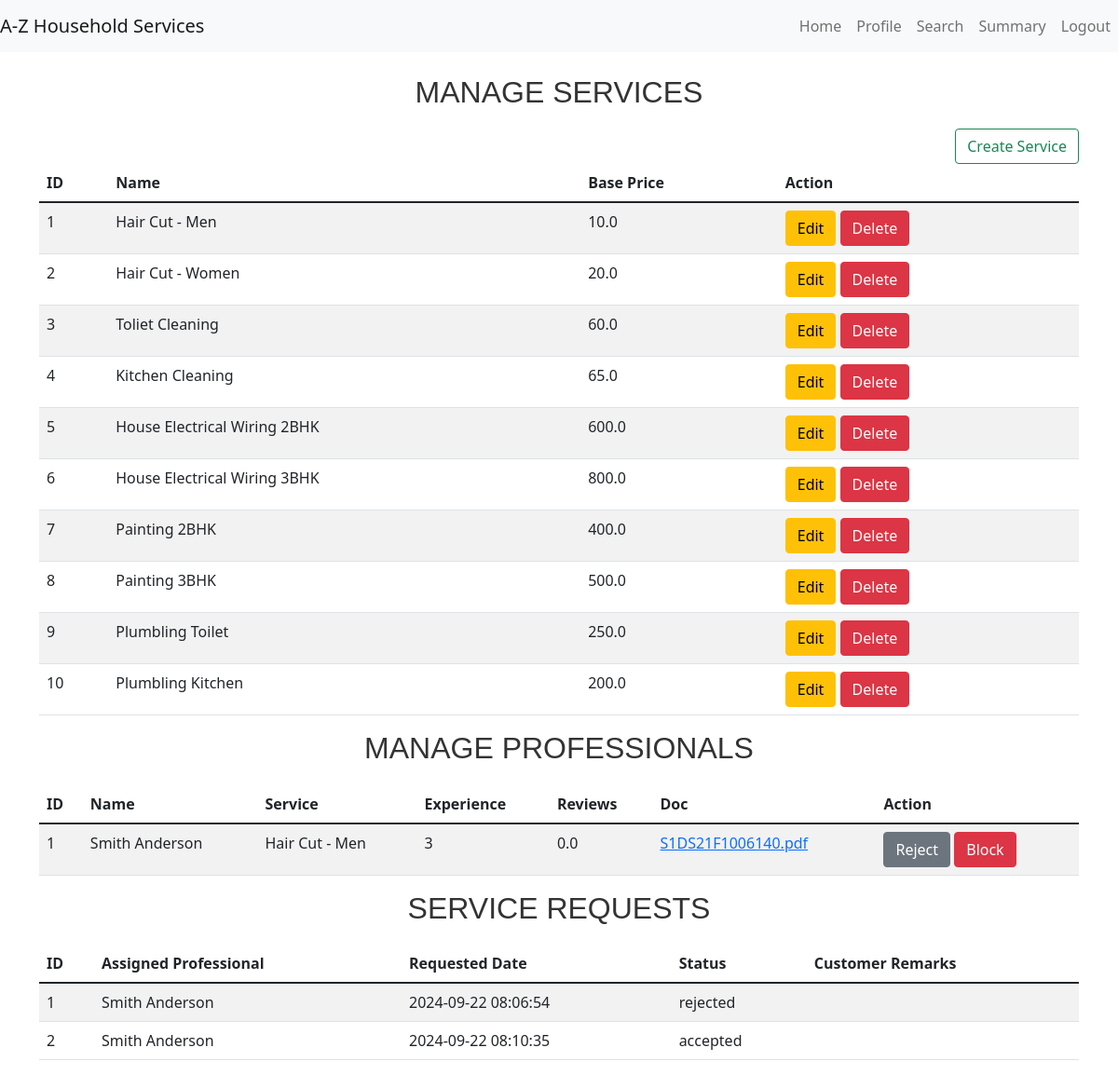
The app's page /admin/dashboard (signed in), older data.
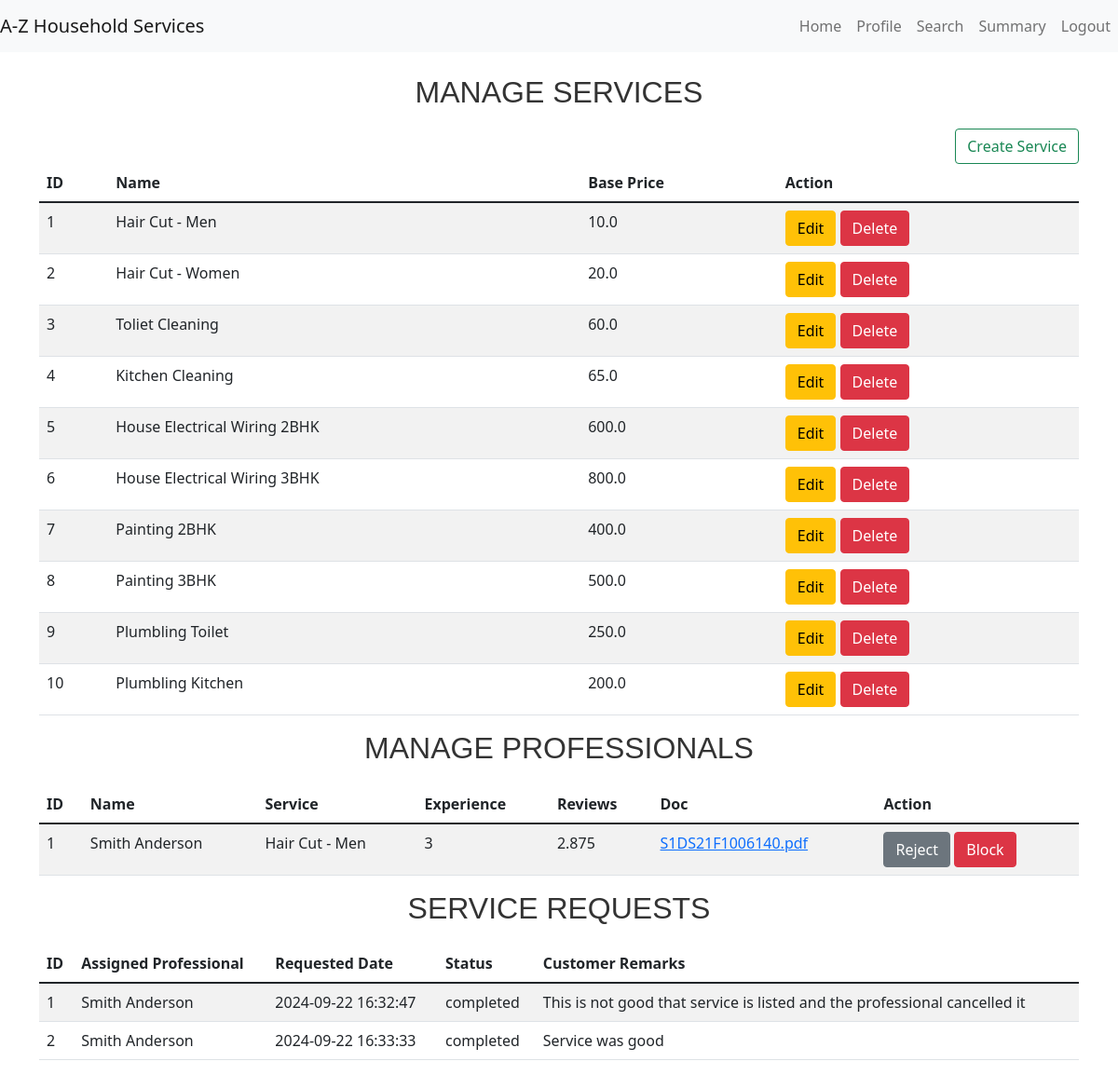
The same page, newer data.
### models.py (models this page shows, shortened)
class ProfessionalProfile(db.Model):
    __tablename__ = 'professional_profiles'
    id = db.Column(db.Integer, primary_key=True)
    user_id = db.Column(db.Integer, db.ForeignKey('users.id'))
    full_name = db.Column(db.String(100), nullable=False)
    service_type = db.Column(db.String(100), nullable=False)
    experience = db.Column(db.String(100), nullable=False)
    filename = db.Column(db.String(120), nullable=False)
    uploaded_at = db.Column(db.DateTime, default=db.func.current_timestamp())
    address = db.Column(db.String(200),nullable=False)
    pin_code = db.Column(db.String(6), nullable=False)
    reviews = db.Column(db.Float, default=0)

class ServiceRequest(db.Model):
    __tablename__ = 'service_requests'
    id = db.Column(db.Integer, primary_key=True)
    service_id = db.Column(db.Integer, db.ForeignKey('services.id'))
    customer_id = db.Column(db.Integer, db.ForeignKey('users.id'))
    professional_id = db.Column(db.Integer, db.ForeignKey('users.id'), nullable=True)
    date_of_request = db.Column(db.DateTime, default=db.func.current_timestamp())
    date_of_accept_reject = db.Column(db.DateTime, nullable=True)
    date_of_completion = db.Column(db.DateTime, nullable=True)
    service_status = db.Column(db.String(20))  # requested, accepted, rejected , completed
    remarks = db.Column(db.String(200))

### app.py (the view)
@app.route('/admin/dashboard')
def admin_dashboard():
    if 'admin_user_id' in session:
        user_dict={}
        prof_dict ={}
        service_type={}
        services = Service.query.all()
        professional_profile = ProfessionalProfile.query.all()
        for profile in professional_profile:
            user_dict[profile.user_id] = User.query.filter_by(id=profile.user_id).first()
            service_type[profile.user_id] = Service.query.filter_by(id=profile.service_type).first()
            prof_dict[profile.user_id] = profile
        service_requests = ServiceRequest.query.all()
        return render_template('admin_dashboard.html', services=services, professional_profile=professional_profile, customer_profile=customer_profile, service_requests=service_requests,user_dict=user_dict,service_type=service_type,prof_dict=prof_dict)
    return redirect(url_for('admin_login'))

### app.py (called while the page is built)
@app.before_request
def create_tables():
    global first_request
    if first_request:
        db.create_all()
        first_request = False

### templates/admin_dashboard.html (shortened to what this page needs)
{% extends "base.html" %}
{% block content %}
<div class="row">
    <div class="col-md-12">
        <h3>Manage Services</h3>
        <div class="d-flex justify-content-end">
            <a href="{{ url_for('create_services') }}"  class="btn btn-outline-success">Create Service</a>
        </div>
        <table class="table table-striped">
            <thead>
                <tr>
                    <th>ID</th>
                    <th>Name</th>
                    <th>Base Price</th>
                    <th>Action</th>
                </tr>
            </thead>
            <tbody>
                {% for service in services %}
                <tr>
                    <td>{{ service.id }}</td>
                    <td>{{ service.name }}</td>
                    <td>{{ service.price }}</td>
                    <td>
                        <a href="/admin/services/update_service/{{ service.id }}" class="btn btn-warning">Edit</a>
                        <a href="/admin/services/delete_service/{{ service.id }}" class="btn btn-danger">Delete</a>
                    </td>
                </tr>
                {% endfor %}
            </tbody>
        </table>
        <h3>Manage Professionals</h3>
        <table class="table table-striped">
            <thead>
                <tr>
                    <th>ID</th>
                    <th>Name</th>
                    <th>Service</th>
                    <th>Experience</th>
                    <th>Reviews</th>
                    <th>Doc</th>
                    <th>Action</th>
                </tr>
            </thead>
            <tbody>
                {% for professional in professional_profile %}
                <tr>
                    <td>{{ professional.id }}</td>
                    <td>{{ professional.full_name }}</td>
                    <td>{{ service_type[professional.user_id].name }}</td>
                    <td>{{ professional.experience }}</td>
                    <td>{{ professional.reviews }}</td>
                    <td><a href="/download/{{ professional.filename }}"  >{{ professional.filename }}</a></td>
                    <td>
                        <a href="/admin/manage_user/{{ professional.user_id }}/approve/{{user_dict[professional.user_id].approve}}" class="btn {{ 'btn-secondary' if user_dict[professional.user_id].approve else 'btn-success' }}">{{ 'Reject' if user_dict[professional.user_id].approve else 'Approve' }}</a>
                        <a href="/admin/manage_user/{{ professional.user_id }}/blocked/{{user_dict[professional.user_id].blocked}}" class="btn {{ 'btn-success' if user_dict[professional.user_id].blocked else 'btn-danger' }}">{{ 'Unblock' if user_dict[professional.user_id].blocked else 'Block' }}</a>
                    </td>
                </tr>
                {% endfor %}
            </tbody>
        </table>
        <h3>Service Requests</h3>
        <table class="table table-striped">
            <thead>
                <tr>
                    <th>ID</th>
                    <th>Assigned Professional</th>
                    <th>Requested Date</th>
                    <th>Status</th>
                    <th>Customer Remarks</th>
                </tr>
            </thead>
            <tbody>
                {% for service_request in service_requests%}
                <tr>
                    <td>{{ service_request.id }}</td>
                    <td>{{ prof_dict[service_request.professional_id].full_name}}</td>
                    <td>{{ service_request.date_of_request}}</td>
                    <td>{{ service_request.service_status}}</td>
                    <td>{{ service_request.remarks if service_request.remarks else ""}}</td>
                </tr>
                {% endfor %}
            </tbody>
        </table>
    </div>
</div>
{% endblock %}

Row changes from the older to the newer data that the page shows:
changed ProfessionalProfile "Smith Anderson": reviews "0.0" → "2.875"
changed ServiceRequest id 1: date_of_request "2024-09-22 08:06:54" → "2024-09-22 16:32:47"; service_status "rejected" → "completed"; remarks (not shown) → "This is not good that service is listed and the professional cancelled it"
changed ServiceRequest id 2: date_of_request "2024-09-22 08:10:35" → "2024-09-22 16:33:33"; service_status "accepted" → "completed"; remarks (not shown) → "Service was good"
